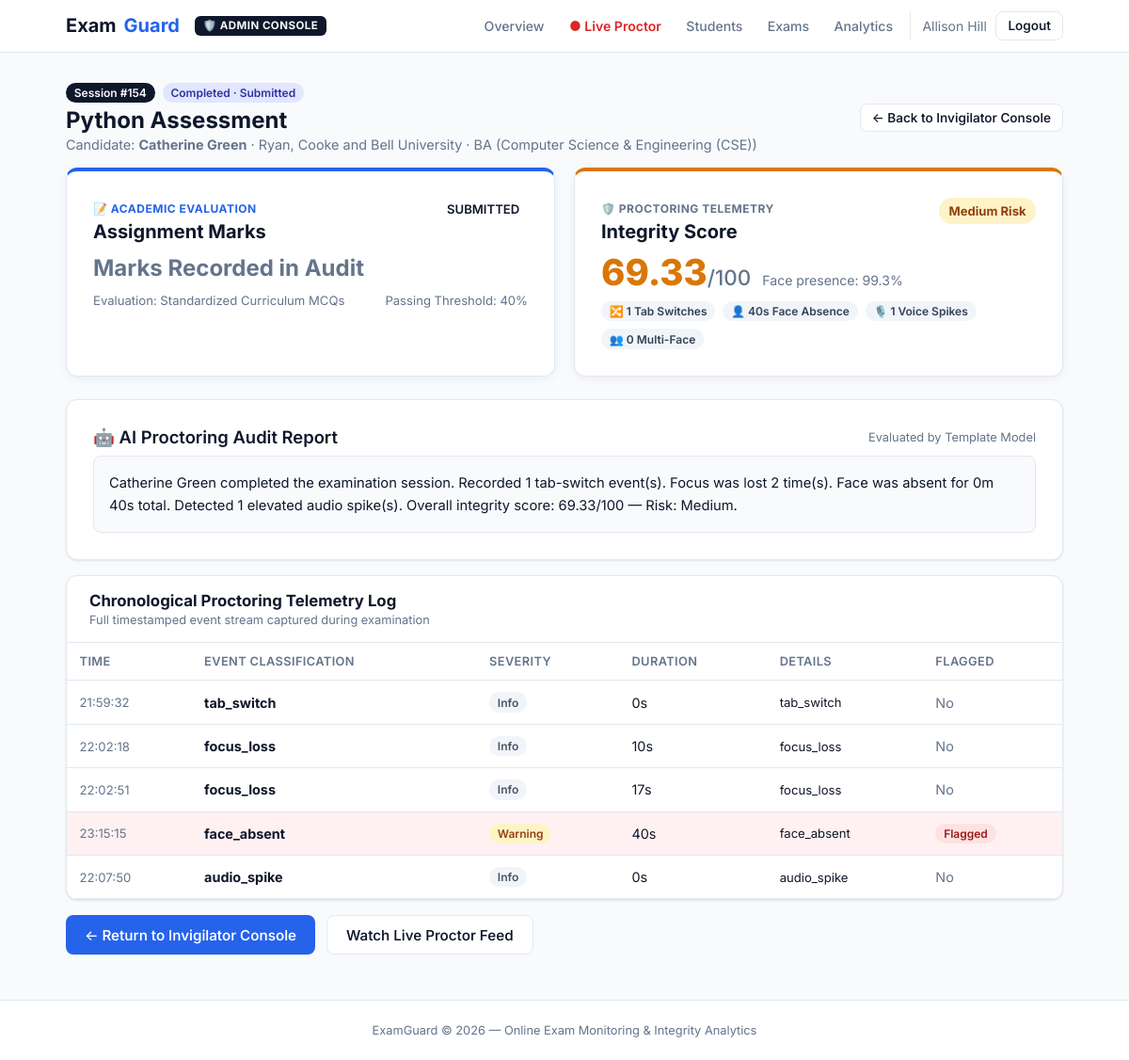
Page /session/154/report (signed in) on the committed database.
### app/models/models.py (models this page shows, shortened)
class User(UserMixin, db.Model):
    __tablename__ = "users"
    id = db.Column(db.Integer, primary_key=True)
    email = db.Column(db.String(120), unique=True, nullable=False, index=True)
    password_hash = db.Column(db.String(256), nullable=False)
    full_name = db.Column(db.String(120), nullable=False)
    role = db.Column(db.String(20), default="candidate")
    photo_path = db.Column(db.String(255))
    id_type = db.Column(db.String(40))
    id_number = db.Column(db.String(80))
    id_document_path = db.Column(db.String(255))
    id_verified = db.Column(db.Boolean, default=False)
    created_at = db.Column(db.DateTime, default=datetime.utcnow)
    academic_status = db.Column(db.String(50), default="Currently Studying")  # Currently Studying / Graduated / Beginner
    college = db.Column(db.String(200), default="")
    domain = db.Column(db.String(100), default="")  # B.Tech, MCA, BA, B.Sc, etc.
    department = db.Column(db.String(120), default="")  # CSE, ECE, Economics, Computer Applications, etc.
    year_of_study = db.Column(db.String(50), default="")  # 1st Year, 2nd Year, 3rd Year, 4th Year, Graduated, Beginner
    sessions = db.relationship("ExamSession", backref="candidate", lazy="dynamic")

class ExamSession(db.Model):
    __tablename__ = "exam_sessions"
    id = db.Column(db.Integer, primary_key=True)
    candidate_id = db.Column(db.Integer, db.ForeignKey("users.id"), nullable=False)
    exam_id = db.Column(db.Integer, db.ForeignKey("available_exams.id"), nullable=True)
    exam_title = db.Column(db.String(200), default="Online Assessment")
    status = db.Column(db.String(20), default="registered")
    started_at = db.Column(db.DateTime)
    ended_at = db.Column(db.DateTime)
    duration_minutes = db.Column(db.Integer, default=60)
    test_score = db.Column(db.String(50), nullable=True)
    created_at = db.Column(db.DateTime, default=datetime.utcnow)
    exam = db.relationship("AvailableExam", backref="sessions")
    events = db.relationship("EventLog", backref="session", lazy="dynamic", cascade="all, delete-orphan")
    integrity_score = db.relationship("IntegrityScore", backref="session", uselist=False, cascade="all, delete-orphan")
    ai_report = db.relationship("AIReport", backref="session", uselist=False, cascade="all, delete-orphan")

class IntegrityScore(db.Model):
    __tablename__ = "integrity_scores"
    id = db.Column(db.Integer, primary_key=True)
    session_id = db.Column(db.Integer, db.ForeignKey("exam_sessions.id"), unique=True, nullable=False)
    score = db.Column(db.Float, nullable=False)
    risk_label = db.Column(db.String(20), nullable=False)
    tab_switch_count = db.Column(db.Integer, default=0)
    focus_loss_count = db.Column(db.Integer, default=0)
    face_absent_seconds = db.Column(db.Integer, default=0)
    multi_face_count = db.Column(db.Integer, default=0)
    audio_spike_count = db.Column(db.Integer, default=0)
    face_presence_ratio = db.Column(db.Float, default=1.0)
    computed_at = db.Column(db.DateTime, default=datetime.utcnow)

class AIReport(db.Model):
    __tablename__ = "ai_reports"
    id = db.Column(db.Integer, primary_key=True)
    session_id = db.Column(db.Integer, db.ForeignKey("exam_sessions.id"), unique=True, nullable=False)
    summary_text = db.Column(db.Text, nullable=False)
    generated_at = db.Column(db.DateTime, default=datetime.utcnow)
    model_used = db.Column(db.String(50), default="template")

class EventLog(db.Model):
    __tablename__ = "event_logs"
    id = db.Column(db.Integer, primary_key=True)
    session_id = db.Column(db.Integer, db.ForeignKey("exam_sessions.id"), nullable=False)
    event_type = db.Column(db.String(50), nullable=False)
    severity = db.Column(db.String(20), default="info")
    timestamp = db.Column(db.DateTime, default=datetime.utcnow, index=True)
    duration_seconds = db.Column(db.Integer, default=0)
    details = db.Column(db.Text)
    is_flagged = db.Column(db.Boolean, default=False)

### app/routes/exam.py (the view, shortened to what this page needs)
@exam_bp.route("/session/<int:session_id>/report")
@login_required
def session_report(session_id):
    import json
    session = ExamSession.query.get_or_404(session_id)
    if session.candidate_id != current_user.id and current_user.role not in ("invigilator", "admin"):
        flash("Access denied.", "danger")
        return redirect(url_for("exam.candidate_home"))
    if session.status == "terminated" and not session.integrity_score:
        _finalize_session(session, "terminated")
    grade_details = None
    test_sub_ev = EventLog.query.filter_by(session_id=session.id, event_type="test_submission").first()
    if test_sub_ev and test_sub_ev.details:
        try:
            grade_details = json.loads(test_sub_ev.details)
        except Exception:
            pass
    return render_template(
        "session_report.html",
        session=session,
        grade_details=grade_details,
    )

### templates/session_report.html (shortened to what this page needs)
{% extends "base.html" %}
{% block content %}
<div class="flex justify-between items-center mb-2" style="flex-wrap:wrap;gap:0.75rem;">
  <div>
    <div style="display:flex;align-items:center;gap:0.5rem;">
      <span class="badge badge-admin" style="font-size:0.75rem;">Session #{{ session.id }}</span>
      {% if session.status == 'submitted' %}
        <span class="badge badge-submitted">Completed · Submitted</span>
      {% elif session.status == 'terminated' %}
        <span class="badge badge-high">Auto-Terminated</span>
      {% else %}
        <span class="badge badge-active">{{ session.status|title }}</span>
      {% endif %}
    </div>
    <h1 style="margin:0.25rem 0 0;font-size:1.5rem;">
      {{ session.exam_title }}
    </h1>
    <p class="text-muted" style="margin:0.2rem 0 0;font-size:0.9rem;">
      Candidate: <strong>{{ session.candidate.full_name if session.candidate else 'Candidate' }}</strong>
      {% if session.candidate and session.candidate.college %} · {{ session.candidate.college }}{% endif %}
      {% if session.candidate and session.candidate.domain %} · {{ session.candidate.domain }} ({{ session.candidate.department }}){% endif %}
    </p>
  </div>
  <div>
    {% if current_user.role in ('invigilator', 'admin') %}
      <a href="{{ url_for('admin.dashboard') }}" class="btn btn-outline btn-sm">← Back to Invigilator Console</a>
    {% else %}
      <a href="{{ url_for('exam.candidate_home') }}" class="btn btn-outline btn-sm">← Back to My Exams</a>
    {% endif %}
  </div>
</div>
<div style="display:grid;grid-template-columns:repeat(auto-fit, minmax(320px, 1fr));gap:1.25rem;margin-bottom:1.5rem;">
  <div class="eg-card" style="border-top:4px solid var(--primary);box-shadow:0 2px 8px rgba(37,99,235,0.08);">
    <div style="display:flex;justify-content:space-between;align-items:flex-start;margin-bottom:0.75rem;">
      <div>
        <span style="font-size:0.75rem;font-weight:700;text-transform:uppercase;color:var(--primary);letter-spacing:0.5px;">
          📝 Academic Evaluation
        </span>
        <h2 style="margin:0.2rem 0 0;font-size:1.25rem;font-weight:700;">Assignment Marks</h2>
      </div>
      <div>
        {% if grade_details and grade_details.passed %}
          <span class="badge badge-low" style="font-size:0.82rem;font-weight:700;background:#dcfce7;color:#15803d;padding:0.35rem 0.65rem;">
            ✓ PASSED
          </span>
        {% elif grade_details %}
          <span class="badge badge-high" style="font-size:0.82rem;font-weight:700;background:#fee2e2;color:#b91c1c;padding:0.35rem 0.65rem;">
            NEEDS REVIEW
          </span>
        {% else %}
          <span class="badge" style="font-size:0.82rem;">SUBMITTED</span>
        {% endif %}
      </div>
    </div>
    <div style="display:flex;align-items:baseline;gap:0.75rem;margin-bottom:0.75rem;">
      {% if grade_details %}
        <div style="font-size:2.4rem;font-weight:800;color:var(--primary);line-height:1;">
          {{ grade_details.score }}<span style="font-size:1.4rem;color:var(--muted);font-weight:500;">/{{ grade_details.total }}</span>
        </div>
        <div style="font-size:1.2rem;font-weight:700;color:var(--text);">
          ({{ grade_details.percentage }}%)
        </div>
      {% elif session.test_score %}
        <div style="font-size:2.2rem;font-weight:800;color:var(--primary);line-height:1;">
          {{ session.test_score }}
        </div>
      {% else %}
        <div style="font-size:1.5rem;font-weight:700;color:var(--muted);">
          Marks Recorded in Audit
        </div>
      {% endif %}
    </div>
    <div style="font-size:0.82rem;color:var(--muted);display:flex;justify-content:space-between;">
      <span>Evaluation: Standardized Curriculum MCQs</span>
      <span>Passing Threshold: 40%</span>
    </div>
  </div>
  <div class="eg-card" style="border-top:4px solid {% if session.integrity_score and session.integrity_score.risk_label == 'Low' %}var(--success){% elif session.integrity_score and session.integrity_score.risk_label == 'Medium' %}var(--warning){% else %}var(--danger){% endif %};box-shadow:0 2px 8px rgba(0,0,0,0.06);">
    <div style="display:flex;justify-content:space-between;align-items:flex-start;margin-bottom:0.75rem;">
      <div>
        <span style="font-size:0.75rem;font-weight:700;text-transform:uppercase;color:var(--muted);letter-spacing:0.5px;">
          🛡️ Proctoring Telemetry
        </span>
        <h2 style="margin:0.2rem 0 0;font-size:1.25rem;font-weight:700;">Integrity Score</h2>
      </div>
      <div>
        {% if session.integrity_score %}
          <span class="badge badge-{{ session.integrity_score.risk_label|lower }}" style="font-size:0.82rem;font-weight:700;padding:0.35rem 0.65rem;">
            {{ session.integrity_score.risk_label }} Risk
          </span>
        {% endif %}
      </div>
    </div>
    <div style="display:flex;align-items:baseline;gap:0.75rem;margin-bottom:0.75rem;">
      {% if session.integrity_score %}
        <div style="font-size:2.4rem;font-weight:800;color:{% if session.integrity_score.score >= 80 %}var(--success){% elif session.integrity_score.score >= 60 %}var(--warning){% else %}var(--danger){% endif %};line-height:1;">
          {{ session.integrity_score.score }}<span style="font-size:1.4rem;color:var(--muted);font-weight:500;">/100</span>
        </div>
        <div style="font-size:0.88rem;color:var(--muted);">
          Face presence: {{ (session.integrity_score.face_presence_ratio * 100)|round(1) }}%
        </div>
      {% else %}
        <div style="font-size:1.5rem;font-weight:700;color:var(--muted);">
          Computing telemetry...
        </div>
      {% endif %}
    </div>
    {% if session.integrity_score %}
    <div style="display:flex;gap:0.5rem;flex-wrap:wrap;font-size:0.78rem;">
      <span class="badge" style="background:#f1f5f9;color:#334155;">
        🔀 {{ session.integrity_score.tab_switch_count }} Tab Switches
      </span>
      <span class="badge" style="background:#f1f5f9;color:#334155;">
        👤 {{ session.integrity_score.face_absent_seconds }}s Face Absence
      </span>
      <span class="badge" style="background:#f1f5f9;color:#334155;">
        🎙️ {{ session.integrity_score.audio_spike_count or 0 }} Voice Spikes
      </span>
      <span class="badge" style="background:#f1f5f9;color:#334155;">
        👥 {{ session.integrity_score.multi_face_count }} Multi-Face
      </span>
    </div>
    {% endif %}
  </div>
</div>
{% if session.ai_report %}
<div class="eg-card mb-2">
  <div style="display:flex;justify-content:space-between;align-items:center;margin-bottom:0.5rem;">
    <h2 class="section-title" style="margin:0;">
      🤖 AI Proctoring Audit Report
    </h2>
    <span class="text-muted" style="font-size:0.8rem;">Evaluated by {{ session.ai_report.model_used|title }} Model</span>
  </div>
  <div style="padding:1rem;background:#f8fafc;border-radius:8px;border:1px solid var(--border);line-height:1.65;font-size:0.92rem;">
    {{ session.ai_report.summary_text }}
  </div>
</div>
{% endif %}
<div class="eg-card" style="padding:0;overflow:hidden;">
  <div style="padding:1rem 1.5rem;border-bottom:1px solid var(--border);">
    <h3 style="margin:0;font-size:1.05rem;">Chronological Proctoring Telemetry Log</h3>
    <p class="text-muted" style="margin:0.2rem 0 0;font-size:0.8rem;">Full timestamped event stream captured during examination</p>
  </div>
  <table class="eg-table">
    <thead>
      <tr>
        <th>Time</th>
        <th>Event Classification</th>
        <th>Severity</th>
        <th>Duration</th>
        <th>Details</th>
        <th>Flagged</th>
      </tr>
    </thead>
    <tbody>
    {% for e in session.events %}
      <tr style="{{ 'background:#fff1f2;' if e.is_flagged else '' }}">
        <td class="text-muted" style="font-size:0.82rem;">{{ e.timestamp.strftime('%H:%M:%S') if e.timestamp else '—' }}</td>
        <td><strong>{{ e.event_type }}</strong></td>
        <td>
          {% if e.severity == 'critical' %}
            <span class="badge badge-high">Critical</span>
          {% elif e.severity == 'warning' %}
            <span class="badge badge-medium">Warning</span>
          {% else %}
            <span class="badge badge-secondary">Info</span>
          {% endif %}
        </td>
        <td>{{ e.duration_seconds }}s</td>
        <td style="max-width:320px;font-size:0.82rem;">{{ e.details or '—' }}</td>
        <td>
          {% if e.is_flagged %}
            <span class="badge badge-high">Flagged</span>
          {% else %}
            <span class="text-muted">No</span>
          {% endif %}
        </td>
      </tr>
    {% else %}
      <tr><td colspan="6" class="text-muted text-center" style="padding:1.5rem;">No telemetry events recorded.</td></tr>
    {% endfor %}
    </tbody>
  </table>
</div>
<div class="mt-2 mb-2" style="display:flex;gap:0.75rem;">
  {% if current_user.role in ('invigilator', 'admin') %}
    <a href="{{ url_for('admin.dashboard') }}" class="btn btn-primary">← Return to Invigilator Console</a>
    <a href="{{ url_for('admin.live_proctor') }}" class="btn btn-outline">Watch Live Proctor Feed</a>
  {% else %}
    <a href="{{ url_for('exam.candidate_home') }}" class="btn btn-primary">← Return to My Assessments</a>
  {% endif %}
</div>
{% endblock %}

### templates/base.html (shortened to what this page needs)
<!DOCTYPE html>
<html lang="en">
<head>
  <link rel="stylesheet" href="{{ url_for('static', filename='css/style.css') }}">
</head>
<body>
  <nav class="eg-nav">
    <div class="inner">
      <div style="display:flex;align-items:center;gap:1rem;">
        <a class="eg-logo" href="{{ url_for('auth.index') }}">Exam<span>Guard</span></a>
        {% if current_user.is_authenticated %}
          {% if current_user.role in ('invigilator', 'admin') %}
            <span class="nav-role-badge badge-admin">🛡️ Admin Console</span>
          {% else %}
            <span class="nav-role-badge badge-student">🎓 Student Portal</span>
          {% endif %}
        {% endif %}
      </div>
      <div class="eg-nav-right">
        {% if current_user.is_authenticated %}
          {% if current_user.role in ('invigilator', 'admin') %}
            <div class="nav-menu">
              <a href="{{ url_for('admin.dashboard') }}" class="nav-link">Overview</a>
              <a href="{{ url_for('admin.live_proctor') }}" class="nav-link nav-live">
                <span class="live-dot-pulse">●</span> Live Proctor
              </a>
              <a href="{{ url_for('admin.students') }}" class="nav-link">Students</a>
              <a href="{{ url_for('admin.manage_exams') }}" class="nav-link">Exams</a>
              <a href="{{ url_for('admin.analytics') }}" class="nav-link">Analytics</a>
            </div>
          {% endif %}
          <div class="user-pill">
            <span class="eg-user">{{ current_user.full_name }}</span>
            <a class="btn btn-outline btn-sm" href="{{ url_for('auth.logout') }}">Logout</a>
          </div>
        {% else %}
          <div class="nav-menu">
            <a href="{{ url_for('auth.login', role='candidate') }}" class="nav-link">Student Login</a>
            <a href="{{ url_for('auth.login', role='invigilator') }}" class="nav-link">Admin Login</a>
            <a href="{{ url_for('auth.register') }}" class="btn btn-primary btn-sm">Register</a>
          </div>
        {% endif %}
      </div>
    </div>
  </nav>
  <main class="eg-main">
    {% block content %}{% endblock %}
  </main>
  <footer class="eg-footer">
    <div class="footer-inner">
      <div>ExamGuard &copy; 2026 — Online Exam Monitoring &amp; Integrity Analytics</div>
    </div>
  </footer>
</body>
</html>

### rows in the picture
User: full_name "Allison Hill"
ExamSession: id "154", exam_title "Python Assessment"
User: candidate "Catherine Green", candidate.college "Ryan, Cooke and Bell University", candidate.domain "BA", candidate.department "Computer Science & Engineering (CSE)"
IntegrityScore: integrity_score.risk_label "Medium", integrity_score.score "69.33", (session.integrity_score.face_presence_ratio*100)|round(1) "99.3", integrity_score.tab_switch_count "1", integrity_score.face_absent_seconds "40", integrity_score "1", integrity_score.multi_face_count "0"
AIReport: ai_report.model_used "Template", ai_report.summary_text "Catherine Green completed the examination session. Recorded 1 tab-switch event(s). Focus was lost 2 time(s). Face was absent for 0m 40s total. Detected 1 elevated audio spike(s). Overall integrity score: 69.33/100 — Risk: Medium."
EventLog: timestamp "21:59:32", event_type "tab_switch", severity "Info", duration_seconds "0", details "tab_switch", is_flagged "No"
EventLog: timestamp "22:02:18", event_type "focus_loss", severity "Info", duration_seconds "10", details "focus_loss", is_flagged "No"
EventLog: timestamp "22:02:51", event_type "focus_loss", severity "Info", duration_seconds "17", details "focus_loss", is_flagged "No"
EventLog: timestamp "23:15:15", event_type "face_absent", severity "Warning", duration_seconds "40", details "face_absent", is_flagged "Flagged"
EventLog: timestamp "22:07:50", event_type "audio_spike", severity "Info", duration_seconds "0", details "audio_spike", is_flagged "No"
